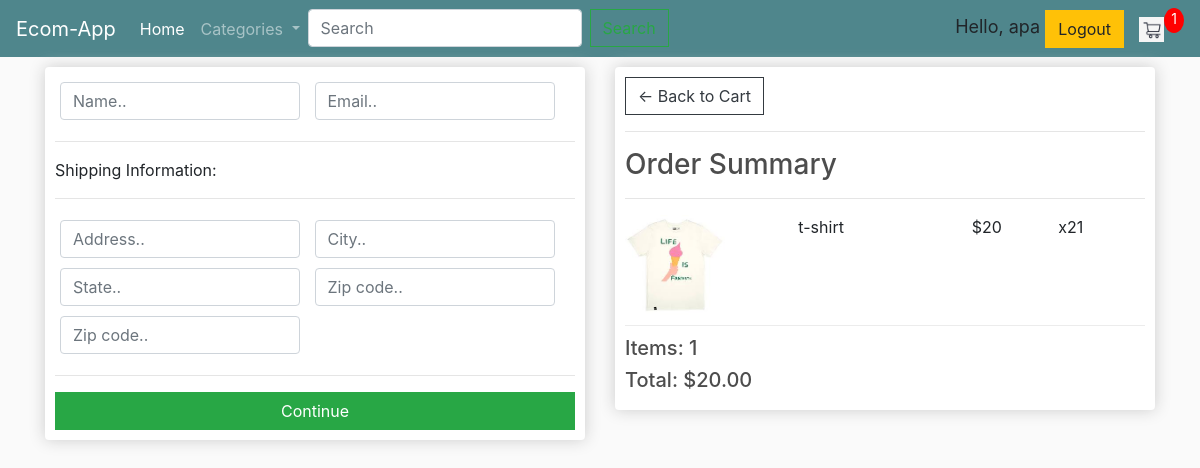
Screenshot of /checkout/ (signed in) with the database file from the repository.
### store/models.py (models this page shows, shortened)
class OrderItem(models.Model):
    product = models.ForeignKey(Product, on_delete=models.SET_NULL, null=True, blank=True)
    order = models.ForeignKey(Order, on_delete=models.SET_NULL, null=True, blank=True)
    quantity = models.IntegerField(default=0, null=True, blank=True)
    date_added = models.DateTimeField(auto_now_add=True)
    @property
    def get_total(self):
        total = self.product.price * self.quantity
        return total

class Product(models.Model):
    name = models.CharField(max_length=200, null=True)
    price = models.DecimalField(max_digits=7, decimal_places=2)
    digital = models.BooleanField(default=False, null=True, blank=False)
    image = models.ImageField(null=True, blank=True)
    @property
    def imageURL(self):
        try:
            url = self.image.url
        except:
            url = ''
        return url

class Order(models.Model):
    customer = models.ForeignKey(Customer, on_delete=models.SET_NULL, null=True, blank=True)
    date_ordered = models.DateTimeField(auto_now_add=True)
    complete = models.BooleanField(default=False, null=True, blank=False)
    transaction_id = models.CharField(max_length=100, null=True)
    @property
    def shipping(self):
        shipping = False
        orderitems = self.orderitem_set.all()
        for i in orderitems:
            if i.product.digital == False:
                shipping = True
        return shipping
    @property
    def get_cart_total(self):
        orderitems = self.orderitem_set.all()
        total = sum([item.get_total for item in orderitems])
        return total
    @property
    def get_cart_items(self):
        orderitems = self.orderitem_set.all()
        total = sum([item.quantity for item in orderitems])
        return total

### store/views.py (the view)
# urls.py: path('checkout/', views.checkout, name="checkout"),
def checkout(request):
    data = cartData(request)
    cartItems = data['cartItems']
    order = data['order']
    items = data['items']
    context = {'items': items, 'order': order, 'cartItems': cartItems}
    return render(request, 'store/checkout.html', context)

### store/utils.py (called while the page is built)
def cartData(request):
    if request.user.is_authenticated:
        customer = request.user.customer
        order, created = Order.objects.get_or_create(customer=customer, complete=False)
        items = order.orderitem_set.all()
        cartItems = order.get_cart_items
    else:
        cookieData = cookieCart(request)
        cartItems = cookieData['cartItems']
        order = cookieData['order']
        items = cookieData['items']
    return {'cartItems': cartItems, 'order': order, 'items': items}

### store/templates/store/checkout.html (shortened to what this page needs)
{% extends 'store/main.html' %}
{% load static %}
{% block content %}
    <div class="row">
		<div class="col-lg-6">
			<div class="box-element" id="form-wrapper">
				<form id="form">
					<div id="user-info">
						<div class="form-field">
							<input required class="form-control" type="text" name="name" placeholder="Name..">
						</div>
						<div class="form-field">
							<input required class="form-control" type="email" name="email" placeholder="Email..">
						</div>
					</div>
					<div id="shipping-info">
						<hr>
						<p>Shipping Information:</p>
						<hr>
						<div class="form-field">
							<input class="form-control" type="text" name="address" placeholder="Address..">
						</div>
						<div class="form-field">
							<input class="form-control" type="text" name="city" placeholder="City..">
						</div>
						<div class="form-field">
							<input class="form-control" type="text" name="state" placeholder="State..">
						</div>
						<div class="form-field">
							<input class="form-control" type="text" name="zipcode" placeholder="Zip code..">
						</div>
						<div class="form-field">
							<input class="form-control" type="text" name="country" placeholder="Zip code..">
						</div>
					</div>
					<hr>
					<input id="form-button" class="btn btn-success btn-block" type="submit" value="Continue">
				</form>
			</div>
			<br>
		</div>
		<div class="col-lg-6">
			<div class="box-element">
				<a  class="btn btn-outline-dark" href="{% url 'cart' %}">&#x2190; Back to Cart</a>
				<hr>
				<h3>Order Summary</h3>
				<hr>
				{% for item in items %}
				<div class="cart-row">
					<div style="flex:2"><img class="row-image" src="{{item.product.imageURL}}"></div>
					<div style="flex:2"><p>{{ item.product.name}}</p></div>
					<div style="flex:1"><p>${{item.product.price|floatformat}}</p></div>
					<div style="flex:1"><p>x2{{item.quantity}}</p></div>
				</div>
				{% endfor %}
				<h5>Items:   {{order.get_cart_items}}</h5>
				<h5>Total:   ${{order.get_cart_total|floatformat:2}}</h5>
			</div>
		</div>
	</div>
{% endblock content %}

### store/templates/store/main.html (shortened to what this page needs)
<!DOCTYPE html>
{% load static %}
<html lang="en">
<head>
    <link rel="stylesheet" href="https://stackpath.bootstrapcdn.com/bootstrap/4.5.2/css/bootstrap.min.css">
    <link rel="stylesheet" type="text/css" href="{% static 'css/main.css' %}">
</head>
	<body>
		<nav class="navbar navbar-expand-lg navbar-dark bg-dark">
		  <a class="navbar-brand" href="{% url 'home' %}">Ecom-App</a>
			  <div class="collapse navbar-collapse" id="navbarSupportedContent">
				<ul class="navbar-nav mr-auto">
				  <li class="nav-item active">
					<a class="nav-link" href="{% url 'home' %}">Home <span class="sr-only">(current)</span></a>
				  </li>
			  <li class="nav-item dropdown">
				<a class="nav-link dropdown-toggle" href="#" id="navbarDropdown" role="button" data-toggle="dropdown" aria-haspopup="true" aria-expanded="false">
				  Categories
				</a>
			  </li>
				<li>
					<form class="form-inline my-2 my-lg-0">
					<input class="form-control mr-sm-2" type="search" placeholder="Search" aria-label="Search">
					<button class="btn btn-outline-success my-2 my-sm-0" type="submit">Search</button>
					</form>
				</li>
				</ul>
				<div class="form-inline my-2 my-lg-0">
					{% if user.is_authenticated %}
						<div>
							<span class="hello-msg"> Hello, {{request.user}} </span>
							<span> <a class="btn btn-warning" href="{% url 'logout' %}">Logout</a></span>
						</div>
					{% else %}
						<div>
							<span class="hello-msg"> Hello, {{request.user}} </span>
							<span> <a class="btn btn-warning" href="{% url 'login' %}">Login</a></span>
							<span> <a class="btn btn-warning" href="{% url 'register' %}">Sign Up</a></span>
						</div>
					{% endif %}
					<a href="{% url 'cart' %}" >
						<img  id="cart-icon" src="{% static 'images/cart.png' %}">
					</a>
					<p id="cart-total">{{cartItems}}</p>
				</div>
			  </div>
			</nav>
			<div class="container">
				{% block content %}
				{% endblock content %}
			</div>
	</body>
</html>

### static/css/main.css (style rules this page uses)
body { background-color: hsl(0, 0%, 98%); }
h1,h2,h3,h4,h5,h6 { color:hsl(0, 0%, 30%); }
.box-element { box-shadow:hsl(0, 0%, 80%) 0 0 16px; background-color: #fff; border-radius: 4px; padding: 10px; }
.bg-dark { background-color: #4f868c!important; }
#cart-icon { width:25px; display: inline-block; margin-left: 15px; }
#cart-total { display: block; text-align: center; color:#fff; background-color: red; width: 20px; height: 25px; border-radius: 50%; font-size: 14px; }
.col-lg-4, .col-lg-6, .col-lg-8, .col-lg-12 { margin-top: 10px; }
.btn { border-radius: 0; }
.row-image { width: 100px; }
.form-field { width:250px; display: inline-block; padding: 5px; }
.cart-row { display: flex; align-items: flex-stretch; padding-bottom: 10px; margin-bottom: 10px; border-bottom: 1px solid #ececec; }
.hello-msg { font-size: 18px; color: #fff, margin-right: 20px; }

### rows the page displays
OrderItem: product.imageURL (picture), product.name "t-shirt", product.price "20", quantity "1"
Order: get_cart_items "1", get_cart_total "20.00"

### other values shown
{{ request.user }} "apa"
{{ cartItems }} "1"
